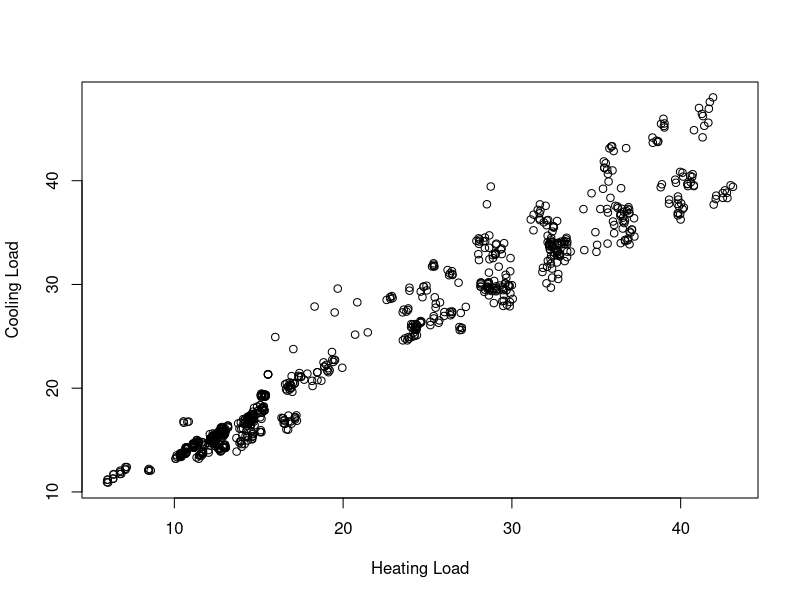
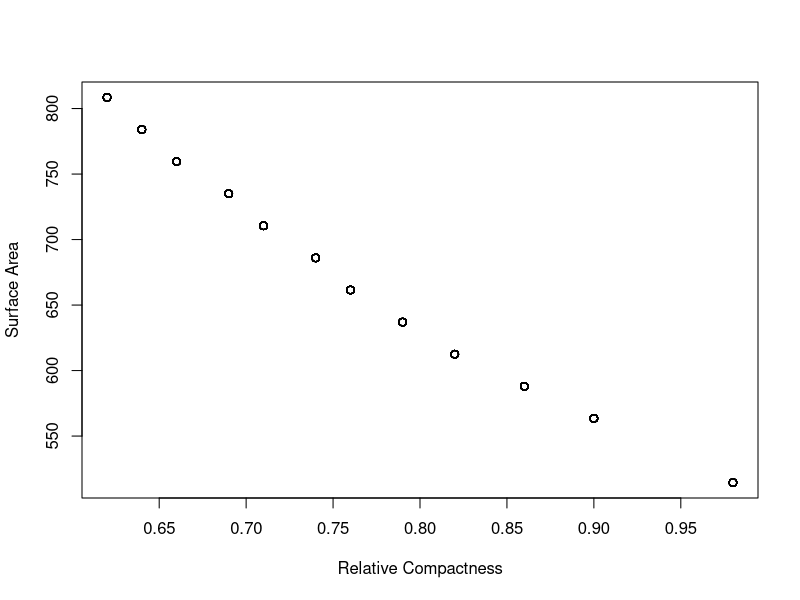
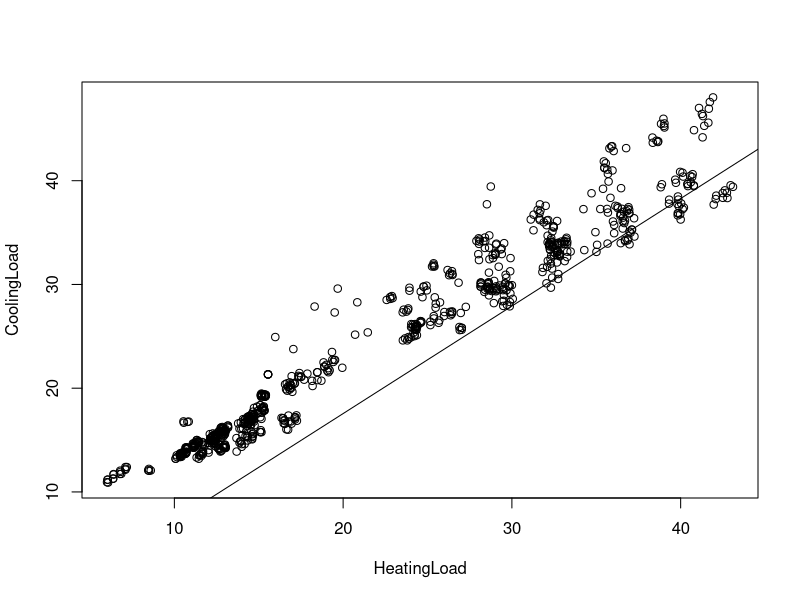
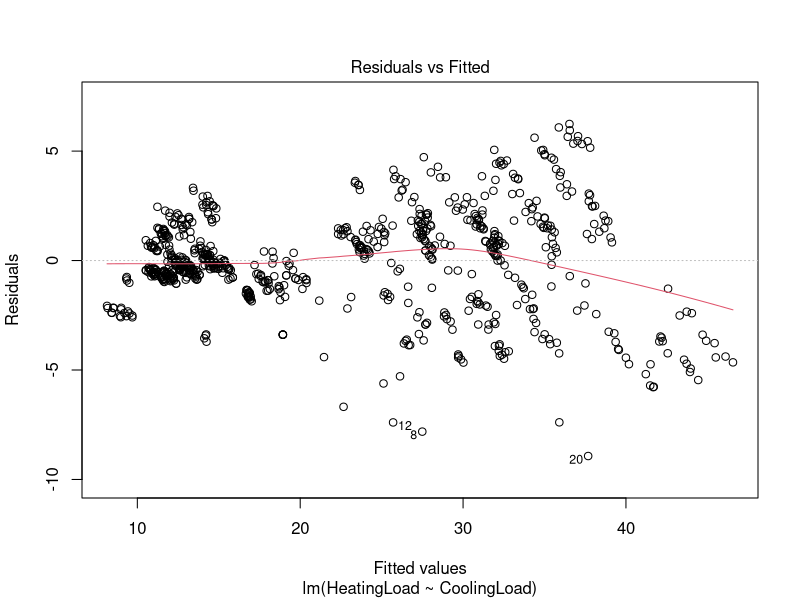
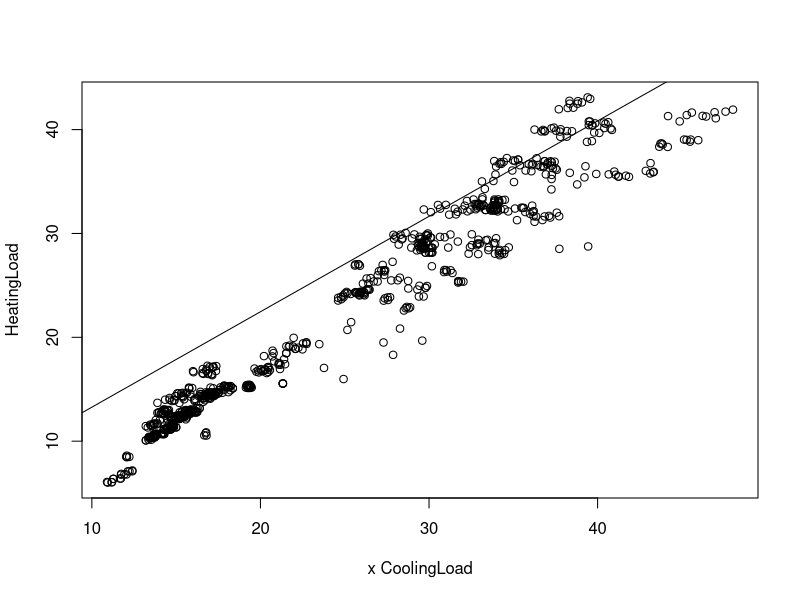
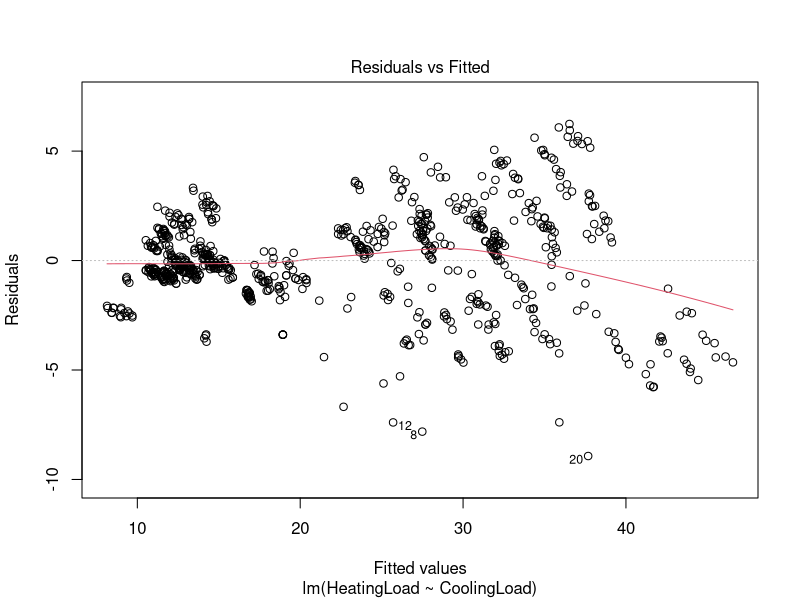

Generate these figures, in order, with R:
engy_eff <- read.csv("data/regression/EnergyEfficiency.csv", stringsAsFactors = FALSE)
#add engy_eff to a dataframe
values <- data.frame(engy_eff)

############## engy_eff Exploration ################

#Plot Heating Load againest Cooling Load
plot(engy_eff$HeatingLoad, engy_eff$CoolingLoad, xlab="Heating Load", ylab="Cooling Load")
#Plot Relative Compactness against the Surface Area
plot(engy_eff$RelativeCompactness, engy_eff$SurfaceArea, xlab="Relative Compactness", ylab="Surface Area")
#Summarize each attribute
attach(values)
summary(RelativeCompactness)
summary(SurfaceArea)
summary(WallArea)
summary(RoofArea)
summary(OverallHeight)
summary(Orientation)
summary(GlazingArea)
summary(GlazingAreaDistribution)
summary(HeatingLoad)
summary(CoolingLoad)
#look at the two predicted characteristics
table(HeatingLoad)
table(CoolingLoad)

######## Training and Testing Sets #############
set.seed(1)
engy_eff_rand <- engy_eff[order(runif(1000)), ]
engy_eff_train <- engy_eff_rand[1:900, ]
engy_eff_test  <- engy_eff_rand[901:1000, ]

########## Create Prediction Model - Heating Load #############

mydata <- data.frame(engy_eff_train,engy_eff_test)
regression.model <- lm(HeatingLoad ~ CoolingLoad)
plot(HeatingLoad, CoolingLoad, xlab="HeatingLoad", ylab="CoolingLoad")
abline(lm(HeatingLoad ~ CoolingLoad, data = mydata))
methods(plot)
?plot.lm
plot(regression.model, which = 1)

########## Create Prediction Model - Cooling Load #############

mydata1 <- data.frame(engy_eff_train,engy_eff_test)
regression.model1 <- lm(CoolingLoad ~ HeatingLoad)
plot(CoolingLoad, HeatingLoad, xlab="x CoolingLoad", ylab="HeatingLoad")
abline(lm(CoolingLoad ~ HeatingLoad, data = mydata))
methods(plot)
?plot.lm
plot(regression.model, which = 1)

